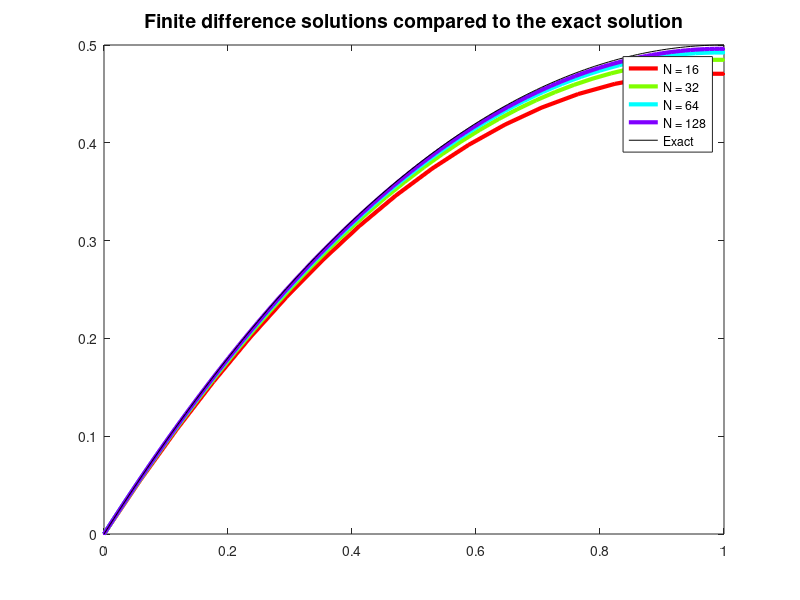
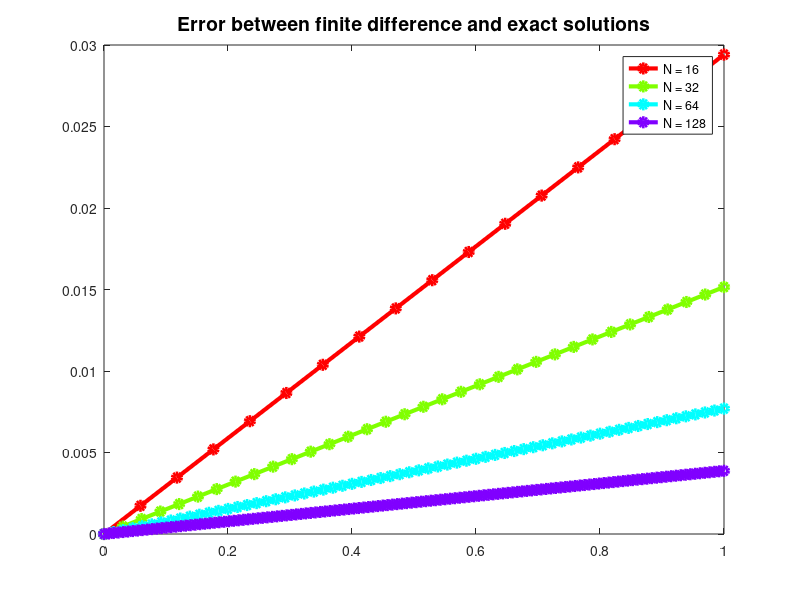
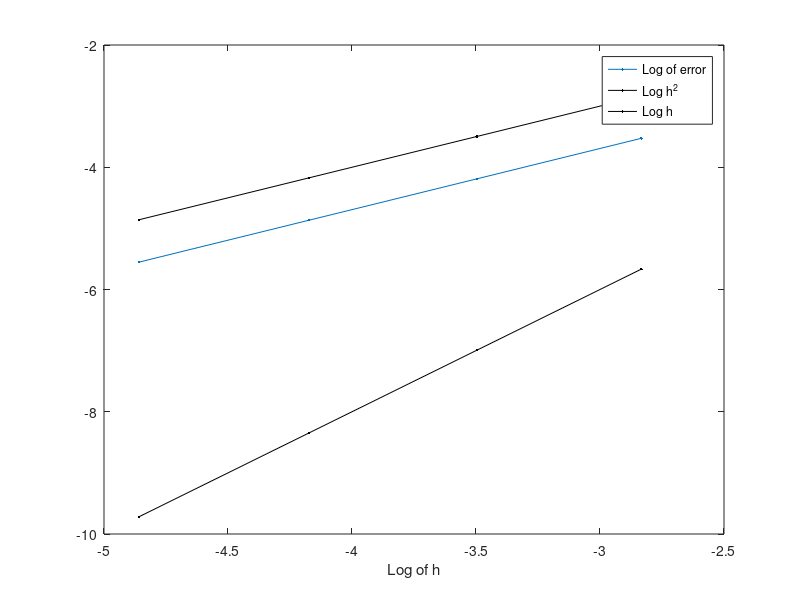

MATLAB code for these plots, in order:
% HW 1, Problem 4c. CAAM 336, Fall 2014
% solves the steady heat equation u''(x) = 1 with u(0) = 0, u'(1) = 0
clear

uexact = @(x) .5*x.*(2-x);

i = 1;
C = hsv(4); % neat trick: makes a matrix whose values determine colors.
Nlist = [16 32 64 128]; % number of interior points 
for N = Nlist 
    K = N+1; % number of line segments
    h = 1/K; % spacing between points
    x = linspace(0,1,N+2)'; % need +2 to include x_0 and x_{N+1}
    
    A = -2*diag(ones(N,1)) + diag(ones(N-1,1),1) + diag(ones(N-1,1),-1);
    A(N,N-1:N) = [1 -1];
    A = -A/h^2;
    b = ones(N,1);
    u = A\b;
    
    figure(1)
    plot(x,[0;u;u(N)],'.-','color',C(i,:),'linewidth',3);
    hold on % append value at x(N+1) = x(N)    
    
    figure(2)
    err = uexact(x)-[0;u;u(end)];
    plot(x,err,'o-','color',C(i,:),'linewidth',3);hold on     
    
    hsize(i) = h;
    error(i) = max(err);
    i = i+1;    
end
figure(1)
title('Finite difference solutions compared to the exact solution','fontsize',14)
plot(x,uexact(x),'k-')
legend('N = 16','N = 32','N = 64', 'N = 128','Exact')
figure(2)
title('Error between finite difference and exact solutions','fontsize',14)
legend('N = 16','N = 32','N = 64', 'N = 128')

figure
plot(log(hsize),log(error),'.-');hold on
plot(log(hsize),log(hsize),'k.-')
plot(log(hsize),log(hsize.^2),'k.-')
xlabel('Log of h')
legend('Log of error','Log h^2','Log h')
